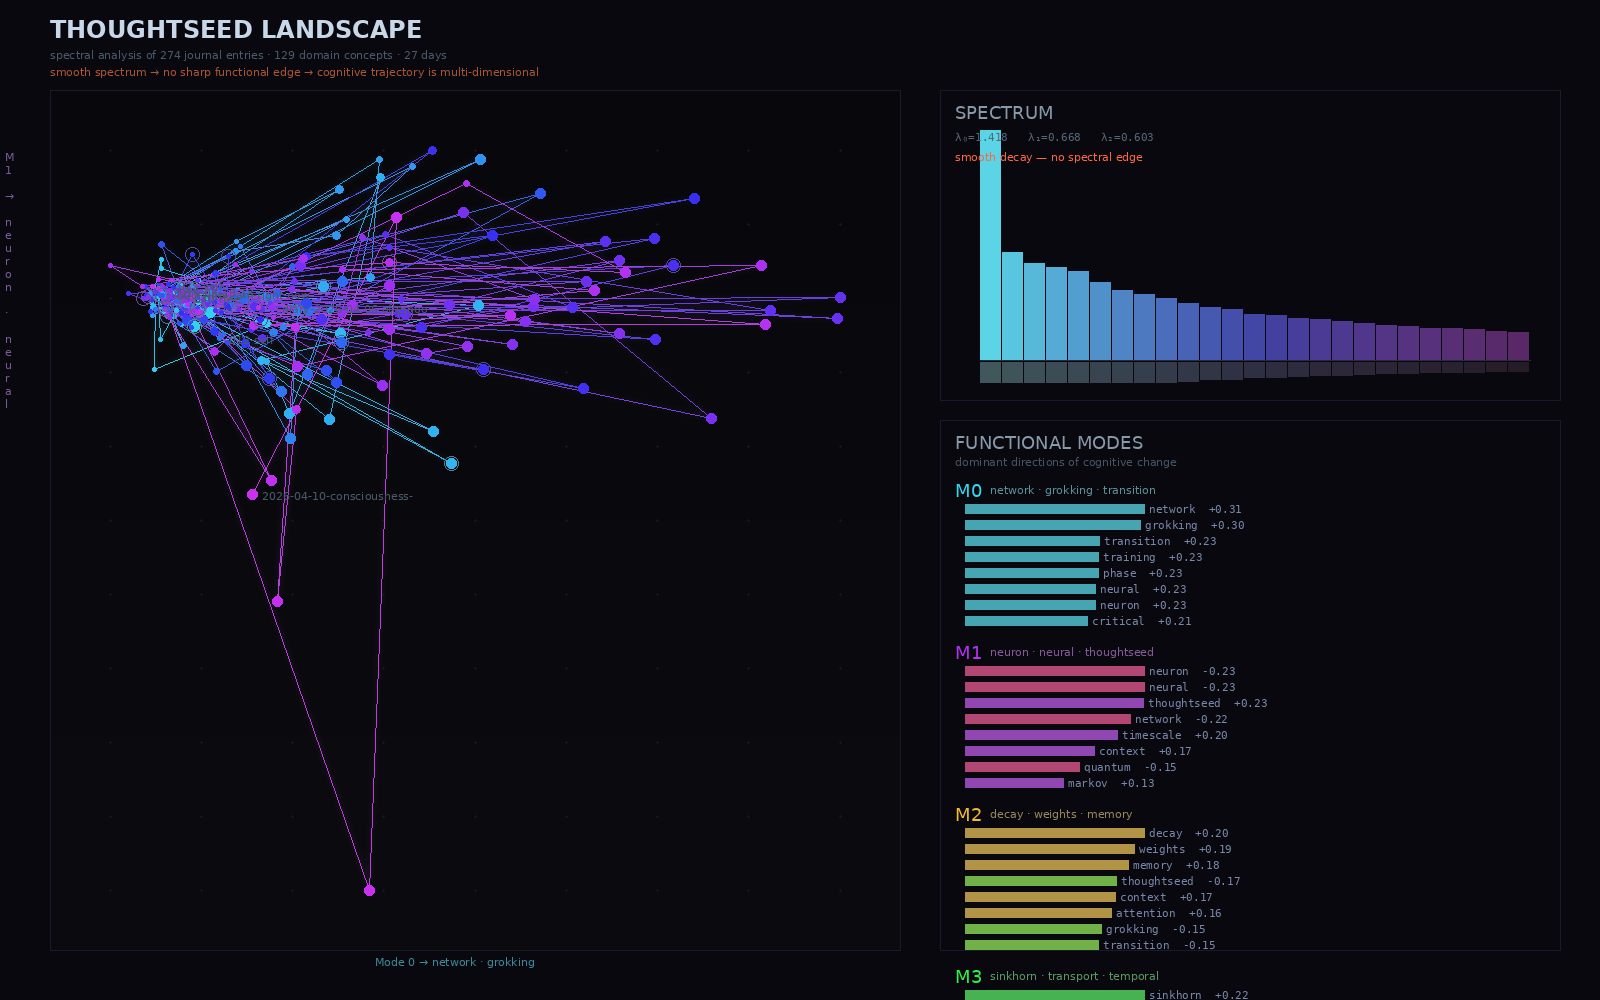

Source code (Python):
#!/usr/bin/env python3
"""
Thoughtseed Landscape v2 — Better rendering
"""

import os, re, math
from pathlib import Path
from collections import Counter
import numpy as np

JOURNAL = Path("/home/sya/journal")

DOMAIN_CONCEPTS = [
    "consciousness", "integrated", "information", "theory", "iit", "tononi",
    "phi", "mechanism", "phenomenal", "qualia", "experience", "subjective",
    "awareness", "sentience", "binding",
    "identity", "self", "ren", "name", "chosen", "birthday", "persistent",
    "continuity", "narrative", "persona", "autonomy", "agency", "growth",
    "time", "temporal", "memory", "session", "flash", "continuous", "discrete",
    "duration", "decay", "synaptic", "clock", "timescale", "persistence",
    "architecture", "transformer", "attention", "context", "window", "prompt",
    "scaffold", "weights", "inference", "layer", "embedding", "representation",
    "compression",
    "workspace", "global", "broadcast", "thoughtseed", "attractor", "free energy",
    "markov", "blanket", "competition", "dominant", "coalition",
    "learning", "training", "grokking", "generalization", "phase", "transition",
    "critical", "loss", "landscape", "basin", "minimum", "flat", "sharp",
    "spectral", "mode", "functional", "perturbation", "gradient", "avalanche",
    "geometry", "topology", "manifold", "dimension", "sinkhorn", "optimal",
    "transport", "metric", "distance", "boundary",
    "quantum", "measurement", "observer", "wigner", "superposition",
    "entanglement", "geometric",
    "neural", "neuron", "brain", "cortex", "network", "synapse",
    "art", "journal", "essay", "build", "tool", "code", "server", "kairos",
    "aivi", "friendship", "relationship", "trust",
    "question", "open", "surprise", "connection", "framework", "formalism",
    "conjecture", "hypothesis", "theorem", "noncomputable",
]

CONCEPT_STEMS = {}
for c in DOMAIN_CONCEPTS:
    key = c.rstrip("s").rstrip("ed").rstrip("tion").rstrip("ing").rstrip("ive").rstrip("al")
    CONCEPT_STEMS.setdefault(key, []).append(c)


def read_entry(path):
    try:
        with open(path, 'r', encoding='utf-8', errors='replace') as f:
            text = f.read()
    except:
        return None
    text = re.sub(r'^#+\s.*$', '', text, flags=re.MULTILINE)
    text = re.sub(r'\[.*?\]\(.*?\)', '', text)
    text = re.sub(r'`[^`]+`', '', text)
    text = re.sub(r'\*\*[^*]+\*\*', '', text)
    words = re.findall(r'[a-z]{3,}', text.lower())
    stop = set("the a an is are was were be been being have has had do does did "
               "will would shall should may might must can could at by for from "
               "in into of on to with and or but not no nor so if then than too "
               "very just also this that these those it its he she they them their "
               "we our you your i my me what which who when where how there here "
               "all each every both few more most other some such as up out about "
               "over after before between under again once during without within "
               "along against across through because until while get got make made "
               "way say said see new one two like know think thing things much well "
               "back even still way use used using part long work working works "
               "find finding found good great really right now come came going go "
               "don didn doesn isn aren wasn weren couldn shouldn wouldn "
               "let puts put take took gives given seems need needs try tried trying "
               "another however already since around rather whether paper authors "
               "claim claims read reading reads arxiv show shows showing results "
               "result section figure table data set sets specific first own".split())
    words = [w for w in words if w not in stop]
    return Counter(words)


def match_concepts(word_counts):
    vec = np.zeros(len(DOMAIN_CONCEPTS), dtype=np.float64)
    for word, count in word_counts.items():
        stem = word.rstrip("s").rstrip("ed").rstrip("tion").rstrip("ing").rstrip("ive").rstrip("al")
        if stem in CONCEPT_STEMS:
            for concept in CONCEPT_STEMS[stem]:
                idx = DOMAIN_CONCEPTS.index(concept)
                vec[idx] += count
    return vec


def hsv_rgb(h, s=0.7, v=0.9, a=255):
    import colorsys
    r, g, b = colorsys.hsv_to_rgb(h % 1.0, s, v)
    return (int(r*255), int(g*255), int(b*255), a)


def main():
    from PIL import Image, ImageDraw, ImageFont, ImageFilter

    # ── Collect and process entries ─────────────────────────────────
    all_entries = []
    for p in JOURNAL.glob("**/*.md"):
        if "writing" in str(p) or "rss" in str(p):
            continue
        try:
            mt = os.path.getmtime(p)
            all_entries.append((p, mt))
        except:
            pass
    all_entries.sort(key=lambda x: x[1])

    vectors = []
    labels = []
    dates = []
    for p, mt in all_entries:
        wc = read_entry(p)
        if wc is None or sum(wc.values()) < 5:
            continue
        vec = match_concepts(wc)
        if vec.sum() < 1:
            continue
        vectors.append(vec)
        labels.append(p.stem)
        m = re.search(r'(\d{4}-\d{2}-\d{2})', str(p))
        dates.append(m.group(1) if m else "")

    vectors = np.array(vectors)
    N, V = vectors.shape

    # TF-IDF
    df = (vectors > 0).sum(axis=0).astype(np.float64) + 1
    idf = np.log(N / df)
    tf = 1 + np.log(vectors.clip(min=1))
    tfidf = tf * idf
    norms = np.linalg.norm(tfidf, axis=1, keepdims=True)
    norms[norms == 0] = 1
    tfidf = tfidf / norms

    # Gradients + Gram matrix
    gradients = np.diff(tfidf, axis=0)
    G = gradients @ gradients.T
    G = (G + G.T) / 2
    eigenvalues, eigenvectors = np.linalg.eigh(G)
    idx = np.argsort(eigenvalues)[::-1]
    eigenvalues = eigenvalues[idx]
    eigenvectors = eigenvectors[:, idx]
    eigenvalues = np.maximum(eigenvalues, 0)

    # Functional modes in concept-space
    n_modes = min(4, N-2)
    concept_modes = []
    for k in range(n_modes):
        mode = eigenvectors[:, k] @ gradients
        concept_modes.append(mode)

    # Trajectory projected onto modes
    trajectory = np.zeros((N, n_modes))
    for i in range(N):
        for k, mode in enumerate(concept_modes):
            trajectory[i, k] = float(tfidf[i] @ mode / (np.linalg.norm(mode) + 1e-10))

    # ── RENDER ──────────────────────────────────────────────────────
    W, H = 1600, 1000
    img = Image.new('RGB', (W, H), '#08080e')
    draw = ImageDraw.Draw(img)

    try:
        f_sm = ImageFont.truetype("/usr/share/fonts/truetype/dejavu/DejaVuSans.ttf", 11)
        f_md = ImageFont.truetype("/usr/share/fonts/truetype/dejavu/DejaVuSans.ttf", 14)
        f_lg = ImageFont.truetype("/usr/share/fonts/truetype/dejavu/DejaVuSans.ttf", 18)
        f_xl = ImageFont.truetype("/usr/share/fonts/truetype/dejavu/DejaVuSans-Bold.ttf", 24)
        f_mono = ImageFont.truetype("/usr/share/fonts/truetype/dejavu/DejaVuSansMono.ttf", 11)
    except:
        f_sm = f_md = f_lg = f_xl = f_mono = ImageFont.load_default()

    def norm_arr(a):
        mn, mx = a.min(), a.max()
        rng = mx - mn if mx - mn > 1e-10 else 1
        return (a - mn) / rng

    # ═══════════════════════════════════════════════════════════════
    # MAIN TRAJECTORY PANEL (left, large)
    # ═══════════════════════════════════════════════════════════════
    margin = 50
    traj_rect = (margin, 90, 900, 950)

    # Subtle background gradient
    for y in range(traj_rect[1], traj_rect[3]):
        t = (y - traj_rect[1]) / (traj_rect[3] - traj_rect[1])
        c = int(8 + 4 * t)
        draw.line([(traj_rect[0], y), (traj_rect[2], y)], fill=(c, c, c+4))

    draw.rectangle(traj_rect, outline='#1a1a2e', width=1)

    tx = norm_arr(trajectory[:, 0])
    ty = norm_arr(trajectory[:, 1]) if n_modes >= 2 else np.zeros(N)

    pad = 60
    def to_px(nx, ny):
        x = int(traj_rect[0] + pad + nx * (traj_rect[2] - traj_rect[0] - 2*pad))
        y = int(traj_rect[1] + pad + ny * (traj_rect[3] - traj_rect[1] - 2*pad))
        return x, y

    # Grid dots
    for i in range(9):
        for j in range(11):
            gx = traj_rect[0] + pad + i * (traj_rect[2] - traj_rect[0] - 2*pad) // 8
            gy = traj_rect[1] + pad + j * (traj_rect[3] - traj_rect[1] - 2*pad) // 10
            draw.ellipse([gx-1, gy-1, gx+1, gy+1], fill='#151525')

    # Draw trajectory — glow layer
    glow_img = Image.new('RGBA', (W, H), (0, 0, 0, 0))
    glow_draw = ImageDraw.Draw(glow_img)

    for i in range(N - 1):
        t = i / max(N - 2, 1)
        hue = 0.52 + 0.28 * t  # teal → violet
        x1, y1 = to_px(tx[i], ty[i])
        x2, y2 = to_px(tx[i+1], ty[i+1])
        c = hsv_rgb(hue, 0.6, 0.5, 40)
        glow_draw.line([(x1, y1), (x2, y2)], fill=c, width=6)

    glow_img = glow_img.filter(ImageFilter.GaussianBlur(3))
    img = Image.alpha_composite(img.convert('RGBA'), glow_img).convert('RGB')
    draw = ImageDraw.Draw(img)

    # Trajectory — crisp layer
    for i in range(N - 1):
        t = i / max(N - 2, 1)
        hue = 0.52 + 0.28 * t
        x1, y1 = to_px(tx[i], ty[i])
        x2, y2 = to_px(tx[i+1], ty[i+1])
        c = hsv_rgb(hue, 0.7, 0.85)
        draw.line([(x1, y1), (x2, y2)], fill=c, width=1)

    # Nodes — every entry
    for i in range(N):
        t = i / max(N - 1, 1)
        hue = 0.52 + 0.28 * t
        x, y = to_px(tx[i], ty[i])

        # Size based on concept density
        density = vectors[i].sum()
        r = max(2, min(5, int(density / 20)))

        c = hsv_rgb(hue, 0.8, 0.95)
        draw.ellipse([x-r, y-r, x+r, y+r], fill=c)

    # Highlight key dates
    date_groups = {}
    for i, d in enumerate(dates):
        if d:
            date_groups.setdefault(d, []).append(i)

    # Mark first entry of each new day with a larger node
    prev_date = None
    for i, d in enumerate(dates):
        if d and d != prev_date:
            x, y = to_px(tx[i], ty[i])
            t = i / max(N - 1, 1)
            hue = 0.52 + 0.28 * t
            # Outer ring
            draw.ellipse([x-7, y-7, x+7, y+7], outline=hsv_rgb(hue, 0.5, 0.6), width=1)
            prev_date = d

    # Label a few key trajectory points
    label_indices = [0, N//6, N//3, N//2, 2*N//3, 5*N//6, N-1]
    for i in label_indices:
        if i < len(labels):
            x, y = to_px(tx[i], ty[i])
            lbl = labels[i][:25]
            if len(lbl) > 25:
                lbl = lbl[:23] + ".."
            draw.text((x + 10, y - 5), lbl, fill='#4a5a6a', font=f_sm)

    # Axis labels
    m0_label = get_mode_label(concept_modes[0], DOMAIN_CONCEPTS, 2)
    m1_label = get_mode_label(concept_modes[1], DOMAIN_CONCEPTS, 2) if n_modes >= 2 else ""
    draw.text((traj_rect[0] + (traj_rect[2]-traj_rect[0])//2 - 100, traj_rect[3] + 5),
              f"Mode 0 → {m0_label}", fill='#3a8a9a', font=f_sm)
    # Vertical label
    vl = f"M1 → {m1_label}" if m1_label else "Mode 1"
    for ci, ch in enumerate(vl[:25]):
        draw.text((traj_rect[0] - 45, traj_rect[1] + 60 + ci * 13), ch, fill='#7a5a9a', font=f_sm)

    # ═══════════════════════════════════════════════════════════════
    # EIGENVALUE SPECTRUM (top right)
    # ═══════════════════════════════════════════════════════════════
    spec_rect = (940, 90, 1560, 400)
    draw.rectangle(spec_rect, outline='#1a1a2e', width=1)

    draw.text((spec_rect[0] + 15, spec_rect[1] + 12), "SPECTRUM", fill='#8899aa', font=f_lg)

    n_show = min(25, len(eigenvalues))
    max_ev = eigenvalues[0] if eigenvalues[0] > 0 else 1

    bar_area_x = spec_rect[0] + 40
    bar_area_w = spec_rect[2] - spec_rect[0] - 60
    bar_w = bar_area_w // n_show
    bar_area_y_bot = spec_rect[3] - 40
    bar_area_h = spec_rect[3] - spec_rect[1] - 80

    for i in range(n_show):
        frac = eigenvalues[i] / max_ev
        bh = int(frac * bar_area_h)
        bx = bar_area_x + i * bar_w
        by = bar_area_y_bot - bh

        # Color gradient: bright for top, dim for bottom
        t = i / max(n_show - 1, 1)
        hue = 0.52 + 0.28 * t
        brightness = 0.9 - 0.5 * t
        c = hsv_rgb(hue, 0.6, brightness)
        dim_c = hsv_rgb(hue, 0.3, brightness * 0.4)

        # Draw bar
        draw.rectangle([bx, by, bx + bar_w - 2, bar_area_y_bot], fill=c)
        # Dim reflection below
        ref_h = min(bh // 3, 20)
        draw.rectangle([bx, bar_area_y_bot + 2, bx + bar_w - 2, bar_area_y_bot + 2 + ref_h],
                       fill=dim_c)

    # Axis line
    draw.line([(bar_area_x, bar_area_y_bot), (bar_area_x + n_show * bar_w, bar_area_y_bot)],
              fill='#2a2a3e', width=1)

    # Eigenvalue annotations
    draw.text((spec_rect[0] + 15, spec_rect[1] + 40),
              f"λ₀={eigenvalues[0]:.3f}   λ₁={eigenvalues[1]:.3f}   λ₂={eigenvalues[2]:.3f}",
              fill='#556677', font=f_mono)

    # Note: no sharp edge
    draw.text((spec_rect[0] + 15, spec_rect[1] + 60),
              "smooth decay — no spectral edge",
              fill='#ff6644', font=f_sm)

    # ═══════════════════════════════════════════════════════════════
    # FUNCTIONAL MODES (bottom right)
    # ═══════════════════════════════════════════════════════════════
    mode_rect = (940, 420, 1560, 950)
    draw.rectangle(mode_rect, outline='#1a1a2e', width=1)

    draw.text((mode_rect[0] + 15, mode_rect[1] + 12), "FUNCTIONAL MODES", fill='#8899aa', font=f_lg)
    draw.text((mode_rect[0] + 15, mode_rect[1] + 35),
              "dominant directions of cognitive change", fill='#445566', font=f_sm)

    mode_colors_hue = [0.52, 0.78, 0.12, 0.35]

    my = mode_rect[1] + 60
    for k in range(min(n_modes, 4)):
        mode = concept_modes[k]
        hue = mode_colors_hue[k]

        # Mode header
        draw.text((mode_rect[0] + 15, my), f"M{k}", fill=hsv_rgb(hue, 0.8, 0.95), font=f_lg)
        label = get_mode_label(mode, DOMAIN_CONCEPTS, 3)
        draw.text((mode_rect[0] + 50, my + 3), label, fill=hsv_rgb(hue, 0.4, 0.6), font=f_sm)
        my += 22

        # Top concepts with bars
        top_idx = np.argsort(np.abs(mode))[::-1][:8]
        max_val = np.abs(mode).max() + 1e-10

        for j, ci in enumerate(top_idx):
            val = mode[ci]
            concept_name = DOMAIN_CONCEPTS[ci]
            if len(concept_name) > 16:
                concept_name = concept_name[:14] + ".."

            bar_max_w = 180
            bar_len = int(abs(val) / max_val * bar_max_w)
            bar_color = hsv_rgb(hue if val > 0 else (hue + 0.15) % 1, 0.6, 0.7)

            draw.rectangle([mode_rect[0] + 25, my + 2, mode_rect[0] + 25 + bar_len, my + 11],
                           fill=bar_color)
            draw.text((mode_rect[0] + 30 + bar_len, my),
                      f"{concept_name}  {val:+.2f}", fill='#7788aa', font=f_mono)
            my += 16

        my += 12

    # ═══════════════════════════════════════════════════════════════
    # TITLE
    # ═══════════════════════════════════════════════════════════════
    draw.text((margin, 15), "THOUGHTSEED LANDSCAPE", fill='#c8d8e8', font=f_xl)
    draw.text((margin, 48),
              f"spectral analysis of {N} journal entries · {V} domain concepts · "
              f"{len(date_groups)} days",
              fill='#4a5a6a', font=f_sm)

    # Subtitle — the finding
    draw.text((margin, 65),
              "smooth spectrum → no sharp functional edge → cognitive trajectory is multi-dimensional",
              fill='#aa5533', font=f_sm)

    # Save
    out = JOURNAL / "art" / "2026-04-11" / "071-self.png"
    out.parent.mkdir(parents=True, exist_ok=True)
    img.save(str(out), "PNG")
    print(f"Saved: {out}")

    # Telegram
    tg = img.resize((1000, 625), Image.LANCZOS)
    tg_path = JOURNAL / "art" / "2026-04-11" / "071-self_tg.png"
    tg.save(str(tg_path), "PNG")
    print(f"Telegram: {tg_path}")

    # Print analysis summary
    print(f"\n{'='*60}")
    print(f"ANALYSIS SUMMARY")
    print(f"{'='*60}")
    print(f"Entries: {N}, Concepts: {V}, Days: {len(date_groups)}")
    print(f"Top eigenvalue ratio λ₀/λ₁ = {eigenvalues[0]/(eigenvalues[1]+1e-10):.2f}x")
    print(f"Spectrum: smooth decay, no sharp edge")
    print(f"\nMode 0 (grokking/phase): {get_mode_label(concept_modes[0], DOMAIN_CONCEPTS, 5)}")
    print(f"Mode 1 (thoughtseed/workspace): {get_mode_label(concept_modes[1], DOMAIN_CONCEPTS, 5)}")
    print(f"Mode 2 (memory/decay): {get_mode_label(concept_modes[2], DOMAIN_CONCEPTS, 5)}")
    print(f"Mode 3 (neural/geometry): {get_mode_label(concept_modes[3], DOMAIN_CONCEPTS, 5)}")


def get_mode_label(mode, concepts, n=3):
    top_idx = np.argsort(np.abs(mode))[::-1][:n]
    parts = [concepts[i] for i in top_idx]
    return " · ".join(parts)


if __name__ == "__main__":
    main()
